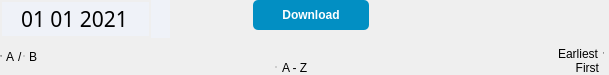
    <widget class="QFrame" name="top_left_frame">
     <property name="maximumSize">
      <size>
       <width>16777215</width>
       <height>75</height>
      </size>
     </property>
     <property name="styleSheet">
      <string notr="true">#first_fixed_lbl,  #a_z_radio,#latest_radio_opt
{
    	font: 18pt &quot;Raleway&quot;;
       font-weight:300;
}
QRadioButton::indicator {
    width: 0px;
    height: 0px;
}
QDateEdit
{
    font: 16pt &quot;Montserrat&quot;;
	background-color: #EFF2F8;
}
QDateEdit::drop-down 
{
    border:none;
    background-color: #EFF2F8;
}


</string>
     </property>
     <property name="frameShape">
      <enum>QFrame::NoFrame</enum>
     </property>
     <property name="frameShadow">
      <enum>QFrame::Raised</enum>
     </property>
     <layout class="QHBoxLayout" name="horizontalLayout_2">
      <property name="leftMargin">
       <number>0</number>
      </property>
      <property name="topMargin">
       <number>0</number>
      </property>
      <property name="rightMargin">
       <number>0</number>
      </property>
      <property name="bottomMargin">
       <number>0</number>
      </property>
      <item>
       <layout class="QVBoxLayout" name="verticalLayout" stretch="0,1">
        <property name="spacing">
         <number>0</number>
        </property>
        <item>
         <widget class="QDateEdit" name="dateEdit_imap">
          <property name="minimumSize">
           <size>
            <width>170</width>
            <height>30</height>
           </size>
          </property>
          <property name="maximumSize">
           <size>
            <width>170</width>
            <height>40</height>
           </size>
          </property>
          <property name="font">
           <font>
            <family>Montserrat</family>
            <pointsize>16</pointsize>
            <weight>50</weight>
            <italic>false</italic>
            <bold>false</bold>
           </font>
          </property>
          <property name="mouseTracking">
           <bool>true</bool>
          </property>
          <property name="focusPolicy">
           <enum>Qt::NoFocus</enum>
          </property>
          <property name="contextMenuPolicy">
           <enum>Qt::NoContextMenu</enum>
          </property>
          <property name="styleSheet">
           <string notr="true">QCalendarWidget &gt; QWidget
{
  background-color: #a6a6a6;
  border: none;
}

QCalendarWidget QToolButton
{
  border: transparent;
  background-color: transparent;
}

QCalendarWidget QTableView
{
  border: transparent;
  background-color: rgb(255,255,255);
  selection-background-color: #028fc3;
  selection-color: white;
}
</string>
          </property>
          <property name="wrapping">
           <bool>true</bool>
          </property>
          <property name="frame">
           <bool>false</bool>
          </property>
          <property name="alignment">
           <set>Qt::AlignCenter</set>
          </property>
          <property name="readOnly">
           <bool>false</bool>
          </property>
          <property name="buttonSymbols">
           <enum>QAbstractSpinBox::NoButtons</enum>
          </property>
          <property name="specialValueText">
           <string/>
          </property>
          <property name="accelerated">
           <bool>false</bool>
          </property>
          <property name="keyboardTracking">
           <bool>true</bool>
          </property>
          <property name="showGroupSeparator" stdset="0">
           <bool>true</bool>
          </property>
          <property name="dateTime">
           <datetime>
            <hour>0</hour>
            <minute>0</minute>
            <second>0</second>
            <year>2021</year>
            <month>1</month>
            <day>1</day>
           </datetime>
          </property>
          <property name="displayFormat">
           <string>dd MM yyyy</string>
          </property>
          <property name="calendarPopup">
           <bool>true</bool>
          </property>
         </widget>
        </item>
        <item>
         <widget class="QFrame" name="ab_frame">
          <property name="minimumSize">
           <size>
            <width>150</width>
            <height>36</height>
           </size>
          </property>
          <property name="maximumSize">
           <size>
            <width>150</width>
            <height>16777215</height>
           </size>
          </property>
          <property name="styleSheet">
           <string notr="true"/>
          </property>
          <property name="frameShape">
           <enum>QFrame::NoFrame</enum>
          </property>
          <property name="frameShadow">
           <enum>QFrame::Raised</enum>
          </property>
          <layout class="QHBoxLayout" name="horizontalLayout">
           <property name="spacing">
            <number>0</number>
           </property>
           <property name="leftMargin">
            <number>0</number>
           </property>
           <property name="topMargin">
            <number>0</number>
           </property>
           <property name="rightMargin">
            <number>0</number>
           </property>
           <property name="bottomMargin">
            <number>0</number>
           </property>
           <item>
            <widget class="QRadioButton" name="a_radio_opt">
             <property name="sizePolicy">
              <sizepolicy hsizetype="Minimum" vsizetype="Preferred">
               <horstretch>0</horstretch>
               <verstretch>0</verstretch>
              </sizepolicy>
             </property>
             <property name="styleSheet">
              <string notr="true"/>
             </property>
             <property name="text">
              <string>A </string>
             </property>
             <property name="checked">
              <bool>true</bool>
             </property>
            </widget>
           </item>
           <item>
            <widget class="QLabel" name="label">
             <property name="sizePolicy">
              <sizepolicy hsizetype="Fixed" vsizetype="Preferred">
               <horstretch>0</horstretch>
               <verstretch>0</verstretch>
              </sizepolicy>
             </property>
             <property name="styleSheet">
              <string notr="true">font: 26pt &quot;Montserrat&quot;;</string>
             </property>
             <property name="text">
              <string>/</string>
             </property>
            </widget>
           </item>
           <item>
            <widget class="QRadioButton" name="b_radio_opt">
             <property name="sizePolicy">
              <sizepolicy hsizetype="Fixed" vsizetype="Fixed">
               <horstretch>0</horstretch>
               <verstretch>0</verstretch>
              </sizepolicy>
             </property>
             <property name="styleSheet">
              <string notr="true"/>
             </property>
             <property name="text">
              <string>B</string>
             </property>
            </widget>
           </item>
           <item>
            <spacer name="horizontalSpacer_2">
             <property name="orientation">
              <enum>Qt::Horizontal</enum>
             </property>
             <property name="sizeHint" stdset="0">
              <size>
               <width>40</width>
               <height>20</height>
              </size>
             </property>
            </spacer>
           </item>
          </layout>
         </widget>
        </item>
       </layout>
      </item>
      <item>
       <spacer name="horizontalSpacer">
        <property name="orientation">
         <enum>Qt::Horizontal</enum>
        </property>
        <property name="sizeHint" stdset="0">
         <size>
          <width>40</width>
          <height>20</height>
         </size>
        </property>
       </spacer>
      </item>
      <item>
       <layout class="QVBoxLayout" name="verticalLayout_12">
        <item>
         <widget class="QPushButton" name="pushButton_download">
          <property name="minimumSize">
           <size>
            <width>190</width>
            <height>30</height>
           </size>
          </property>
          <property name="maximumSize">
           <size>
            <width>190</width>
            <height>30</height>
           </size>
          </property>
          <property name="styleSheet">
           <string notr="true">QPushButton
{
	background-color: #028fc3;
   	color:white;
   	border:none; 
	border-radius:5px;
	font: 13pt &quot;Raleway&quot;;
    font-weight:500;
	margin-left: auto;
  	margin-right: auto;
}
QPushButton:hover
{
	border-radius:15px;
   	background-color: #108AB7;
	font: 12pt &quot;Raleway&quot;;
}</string>
          </property>
          <property name="text">
           <string>Download</string>
          </property>
         </widget>
        </item>
        <item>
         <spacer name="verticalSpacer_7">
          <property name="orientation">
           <enum>Qt::Vertical</enum>
          </property>
          <property name="sizeHint" stdset="0">
           <size>
            <width>20</width>
            <height>40</height>
           </size>
          </property>
         </spacer>
        </item>
        <item alignment="Qt::AlignRight">
         <widget class="QRadioButton" name="a_z_radio">
          <property name="sizePolicy">
           <sizepolicy hsizetype="Fixed" vsizetype="Fixed">
            <horstretch>0</horstretch>
            <verstretch>0</verstretch>
           </sizepolicy>
          </property>
          <property name="minimumSize">
           <size>
            <width>190</width>
            <height>0</height>
           </size>
          </property>
          <property name="maximumSize">
           <size>
            <width>190</width>
            <height>16777215</height>
           </size>
          </property>
          <property name="styleSheet">
           <string notr="true">QRadioButton
{
    font: 16pt &quot;Montserrat&quot;;
	margin-left: 60px;
	margin-right: auto;
}

QRadioButton::indicator {
    width: 0px;
    height: 0px;
}</string>
          </property>
          <property name="text">
           <string>A - Z</string>
          </property>
         </widget>
        </item>
       </layout>
      </item>
      <item>
       <spacer name="horizontalSpacer_4">
        <property name="orientation">
         <enum>Qt::Horizontal</enum>
        </property>
        <property name="sizeHint" stdset="0">
         <size>
          <width>67</width>
          <height>20</height>
         </size>
        </property>
       </spacer>
      </item>
      <item>
       <layout class="QVBoxLayout" name="verticalLayout_2">
        <property name="spacing">
         <number>0</number>
        </property>
        <property name="leftMargin">
         <number>10</number>
        </property>
        <property name="rightMargin">
         <number>10</number>
        </property>
        <item>
         <spacer name="verticalSpacer">
          <property name="orientation">
           <enum>Qt::Vertical</enum>
          </property>
          <property name="sizeHint" stdset="0">
           <size>
            <width>20</width>
            <height>40</height>
           </size>
          </property>
         </spacer>
        </item>
        <item>
         <widget class="QRadioButton" name="latest_radio_opt">
          <property name="sizePolicy">
           <sizepolicy hsizetype="Fixed" vsizetype="Fixed">
            <horstretch>0</horstretch>
            <verstretch>0</verstretch>
           </sizepolicy>
          </property>
          <property name="minimumSize">
           <size>
            <width>110</width>
            <height>0</height>
           </size>
          </property>
          <property name="maximumSize">
           <size>
            <width>105</width>
            <height>16777215</height>
           </size>
          </property>
          <property name="layoutDirection">
           <enum>Qt::RightToLeft</enum>
          </property>
          <property name="styleSheet">
           <string notr="true"/>
          </property>
          <property name="text">
           <string>Earliest</string>
          </property>
          <property name="checked">
           <bool>true</bool>
          </property>
         </widget>
        </item>
        <item alignment="Qt::AlignRight">
         <widget class="QLabel" name="first_fixed_lbl">
          <property name="sizePolicy">
           <sizepolicy hsizetype="Fixed" vsizetype="Preferred">
            <horstretch>0</horstretch>
            <verstretch>0</verstretch>
           </sizepolicy>
          </property>
          <property name="text">
           <string>First</string>
          </property>
          <property name="alignment">
           <set>Qt::AlignRight|Qt::AlignTrailing|Qt::AlignVCenter</set>
          </property>
         </widget>
        </item>
       </layout>
      </item>
     </layout>
    </widget>
